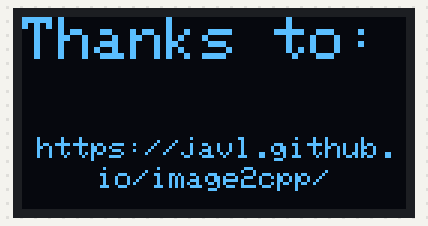
The sketch below on a simulated Arduino Uno, built with avr-gcc and run on an emulated ATmega328P. Shown: 128×64 one-colour display. The display library's start-up logo is not drawn.

Above: at 2.1 s.
At 4.27 s:
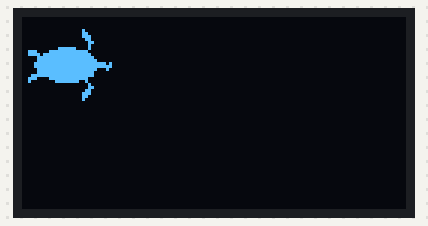
At 6.23 s:
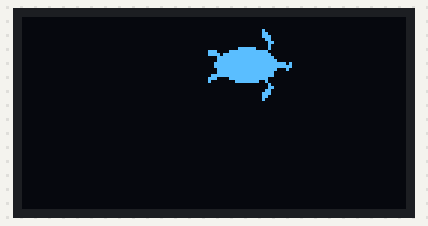
At 8.18 s:
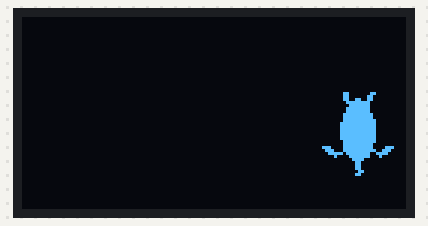
At 10.14 s:
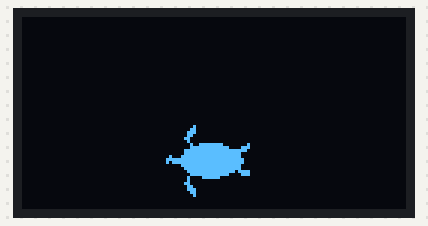
At 12.42 s:
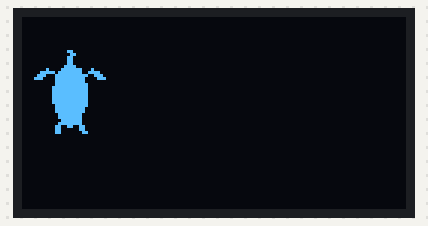

The sketch:

Image_Animation_on_OLED.ino
```cpp
#include <Wire.h>
#include <Adafruit_GFX.h>
#include <Adafruit_SH110X.h>

Adafruit_SH1106G oled = Adafruit_SH1106G(128, 64, &Wire, -1);

//Small 32x32 images of a turtle facing in different directions
const unsigned char turtle_facing_up [] PROGMEM = {
	0x00, 0x00, 0x00, 0x00, 0x00, 0x00, 0x00, 0x00, 0x00, 0x01, 0x80, 0x00, 0x00, 0x00, 0xc0, 0x00,
	0x00, 0x01, 0x80, 0x00, 0x00, 0x01, 0x80, 0x00, 0x00, 0x01, 0x80, 0x00, 0x00, 0x03, 0xc0, 0x00,
	0x00, 0x87, 0xf1, 0x00, 0x03, 0xef, 0xf3, 0xc0, 0x07, 0x1f, 0xfc, 0xe0, 0x0e, 0x1f, 0xf8, 0x70,
	0x00, 0x1f, 0xf8, 0x00, 0x00, 0x1f, 0xfc, 0x00, 0x00, 0x3f, 0xfc, 0x00, 0x00, 0x3f, 0xfc, 0x00,
	0x00, 0x3f, 0xfc, 0x00, 0x00, 0x3f, 0xfc, 0x00, 0x00, 0x3f, 0xfc, 0x00, 0x00, 0x3f, 0xfc, 0x00,
	0x00, 0x1f, 0xfc, 0x00, 0x00, 0x1f, 0xf8, 0x00, 0x00, 0x1f, 0xf8, 0x00, 0x00, 0x0f, 0xf0, 0x00,
	0x00, 0x0f, 0xf0, 0x00, 0x00, 0x07, 0xf0, 0x00, 0x00, 0x0f, 0xf0, 0x00, 0x00, 0x19, 0x98, 0x00,
	0x00, 0x18, 0x18, 0x00, 0x00, 0x18, 0x0c, 0x00, 0x00, 0x00, 0x00, 0x00, 0x00, 0x00, 0x00, 0x00
};
const unsigned char turtle_facing_down [] PROGMEM = {
	0x00, 0x00, 0x00, 0x00, 0x00, 0x00, 0x00, 0x00, 0x00, 0x18, 0x0c, 0x00, 0x00, 0x18, 0x18, 0x00,
	0x00, 0x19, 0x98, 0x00, 0x00, 0x0f, 0xf0, 0x00, 0x00, 0x07, 0xf0, 0x00, 0x00, 0x0f, 0xf0, 0x00,
	0x00, 0x0f, 0xf0, 0x00, 0x00, 0x1f, 0xf8, 0x00, 0x00, 0x1f, 0xf8, 0x00, 0x00, 0x1f, 0xfc, 0x00,
	0x00, 0x3f, 0xfc, 0x00, 0x00, 0x3f, 0xfc, 0x00, 0x00, 0x3f, 0xfc, 0x00, 0x00, 0x3f, 0xfc, 0x00,
	0x00, 0x3f, 0xfc, 0x00, 0x00, 0x3f, 0xfc, 0x00, 0x00, 0x1f, 0xfc, 0x00, 0x00, 0x1f, 0xf8, 0x00,
	0x0e, 0x1f, 0xf8, 0x70, 0x07, 0x1f, 0xfc, 0xe0, 0x03, 0xef, 0xf3, 0xc0, 0x00, 0x87, 0xf1, 0x00,
	0x00, 0x03, 0xc0, 0x00, 0x00, 0x01, 0x80, 0x00, 0x00, 0x01, 0x80, 0x00, 0x00, 0x01, 0x80, 0x00,
	0x00, 0x00, 0xc0, 0x00, 0x00, 0x01, 0x80, 0x00, 0x00, 0x00, 0x00, 0x00, 0x00, 0x00, 0x00, 0x00
};
const unsigned char turtle_facing_right [] PROGMEM = {
	0x00, 0x00, 0x00, 0x00, 0x00, 0x00, 0x00, 0x00, 0x00, 0x00, 0x00, 0x00, 0x00, 0x00, 0x00, 0x00,
	0x00, 0x00, 0x08, 0x00, 0x00, 0x00, 0x0c, 0x00, 0x00, 0x00, 0x0e, 0x00, 0x00, 0x00, 0x06, 0x00,
	0x00, 0x00, 0x03, 0x00, 0x00, 0x00, 0x02, 0x00, 0x00, 0x0f, 0xc2, 0x00, 0x38, 0x7f, 0xfc, 0x00,
	0x3d, 0xff, 0xfe, 0x00, 0x07, 0xff, 0xff, 0x00, 0x07, 0xff, 0xff, 0x80, 0x0f, 0xff, 0xff, 0xf4,
	0x0f, 0xff, 0xff, 0xfc, 0x07, 0xff, 0xff, 0x88, 0x07, 0xff, 0xff, 0x00, 0x1f, 0xff, 0xff, 0x00,
	0x38, 0x7f, 0xfc, 0x00, 0x20, 0x1f, 0xe4, 0x00, 0x00, 0x00, 0x02, 0x00, 0x00, 0x00, 0x03, 0x00,
	0x00, 0x00, 0x06, 0x00, 0x00, 0x00, 0x0e, 0x00, 0x00, 0x00, 0x0c, 0x00, 0x00, 0x00, 0x08, 0x00,
	0x00, 0x00, 0x00, 0x00, 0x00, 0x00, 0x00, 0x00, 0x00, 0x00, 0x00, 0x00, 0x00, 0x00, 0x00, 0x00
};
const unsigned char turtle_facing_left [] PROGMEM = {
	0x00, 0x00, 0x00, 0x00, 0x00, 0x00, 0x00, 0x00, 0x00, 0x00, 0x00, 0x00, 0x00, 0x00, 0x00, 0x00,
	0x00, 0x10, 0x00, 0x00, 0x00, 0x30, 0x00, 0x00, 0x00, 0x70, 0x00, 0x00, 0x00, 0x60, 0x00, 0x00,
	0x00, 0xc0, 0x00, 0x00, 0x00, 0x40, 0x00, 0x00, 0x00, 0x27, 0xf8, 0x04, 0x00, 0x3f, 0xfe, 0x1c,
	0x00, 0xff, 0xff, 0xf8, 0x00, 0xff, 0xff, 0xe0, 0x11, 0xff, 0xff, 0xe0, 0x3f, 0xff, 0xff, 0xf0,
	0x2f, 0xff, 0xff, 0xf0, 0x01, 0xff, 0xff, 0xe0, 0x00, 0xff, 0xff, 0xe0, 0x00, 0x7f, 0xff, 0xbc,
	0x00, 0x3f, 0xfe, 0x1c, 0x00, 0x43, 0xf0, 0x00, 0x00, 0x40, 0x00, 0x00, 0x00, 0xc0, 0x00, 0x00,
	0x00, 0x60, 0x00, 0x00, 0x00, 0x70, 0x00, 0x00, 0x00, 0x30, 0x00, 0x00, 0x00, 0x10, 0x00, 0x00,
	0x00, 0x00, 0x00, 0x00, 0x00, 0x00, 0x00, 0x00, 0x00, 0x00, 0x00, 0x00, 0x00, 0x00, 0x00, 0x00
};

int xCounter = 0;
int yCounter = 0;
const int speed = 5; //The speed the turtle moves across the screen

void setup() {
  oled.begin(0x3c, true);
	oled.display();
  delay(2000);
  oled.clearDisplay();
  oled.setTextColor(SH110X_WHITE);
  oled.setTextSize(2);
  oled.setCursor(0, 0);
  oled.print("Thanks to:");
  oled.setTextSize(1);
  oled.setCursor(5, 40);
  oled.print("https://javl.github.");
  oled.setCursor(25, 50);
  oled.print("io/image2cpp/");
  oled.display();
  delay(2000);
  oled.clearDisplay();
}

void loop() {
		for (xCounter = 0; xCounter <=96; xCounter++) {
		oled.drawBitmap(xCounter, 0, turtle_facing_right, 32, 32, SH110X_WHITE);
		oled.display();
		delay(speed);
		oled.clearDisplay();
	}
	for (yCounter = 0; yCounter <=32; yCounter++) {
		oled.drawBitmap(96, yCounter, turtle_facing_down, 32, 32, SH110X_WHITE);
		oled.display();
		delay(speed);
		oled.clearDisplay();
	}
	for (xCounter = 96; xCounter >=0; xCounter--) {
		oled.drawBitmap(xCounter, 32, turtle_facing_left, 32, 32, SH110X_WHITE);
		oled.display();
		delay(speed);
		oled.clearDisplay();
	}
	for (yCounter = 32; yCounter >=0; yCounter--) {
		oled.drawBitmap(0, yCounter, turtle_facing_up, 32, 32, SH110X_WHITE);
		oled.display();
		delay(speed);
		oled.clearDisplay();
	}
}
```

Measured:
- by itself, everything shown: repeats every 8.5 s, in 26 steps
- what the display in image 0 shows lasts 2.0 s, from 2.1 s to 4.1 s
